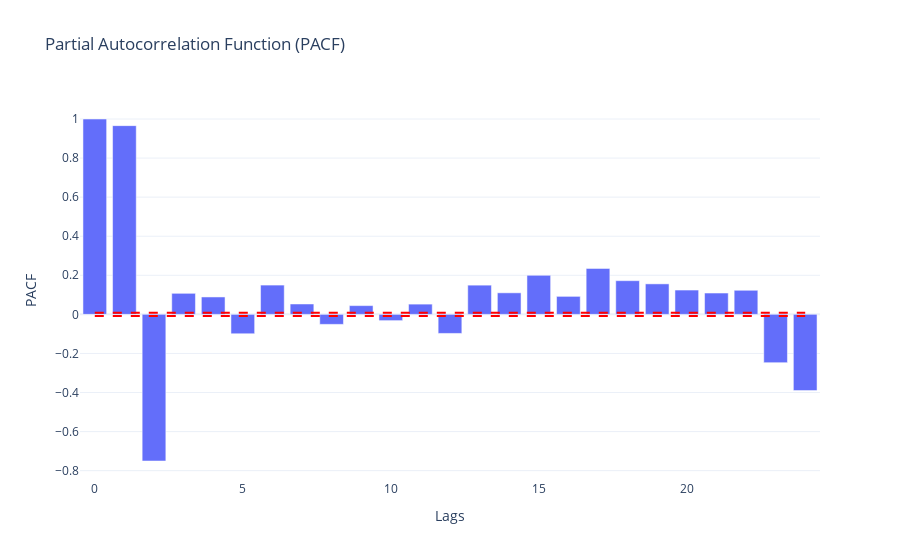

Source (notebook cell):
### Code cell
plot_pacf(df['load']).show()

### Figure 1 — Plotly figure (JSON) as saved in the notebook; plotly's stock layout.template omitted (floating-point values rounded to 4 significant figures)
{"data": [{"type": "bar", "x": [0, 1, 2, 3, 4, 5, 6, 7, 8, 9, 10, 11, 12, 13, 14, 15, 16, 17, 18, 19, 20, 21, 22, 23, 24], "y": [1.0, 0.966, -0.7506, 0.1077, 0.08906, -0.09921, 0.1499, 0.05318, -0.05115, 0.04483, -0.03203, 0.05241, -0.09758, 0.1495, 0.1103, 0.1997, 0.09216, 0.2353, 0.1724, 0.1561, 0.1245, 0.1092, 0.1234, -0.2471, -0.3903]}], "layout": {"shapes": [{"line": {"color": "Red", "dash": "dash"}, "type": "line", "x0": 0, "x1": 24, "y0": 0.008731, "y1": 0.008731}, {"line": {"color": "Red", "dash": "dash"}, "type": "line", "x0": 0, "x1": 24, "y0": -0.008731, "y1": -0.008731}], "title": {"text": "Partial Autocorrelation Function (PACF)"}, "xaxis": {"title": {"text": "Lags"}}, "yaxis": {"title": {"text": "PACF"}}}}
